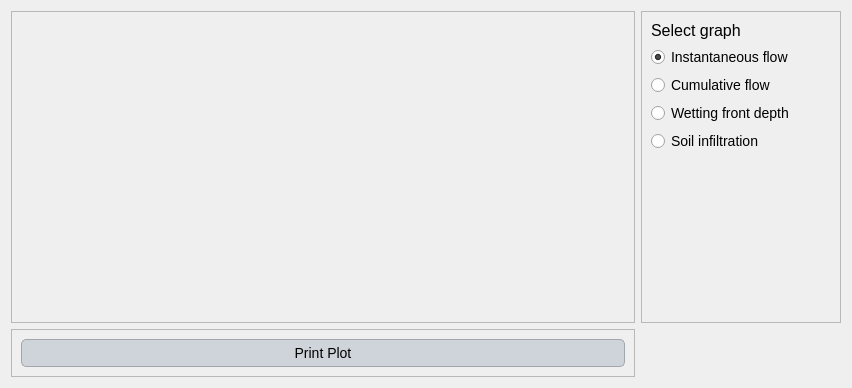
<?xml version="1.0" encoding="UTF-8"?>
<ui version="4.0">
 <class>Dialog</class>
 <widget class="QDialog" name="Dialog">
  <property name="geometry">
   <rect>
    <x>0</x>
    <y>0</y>
    <width>852</width>
    <height>388</height>
   </rect>
  </property>
  <property name="windowTitle">
   <string>Dialog</string>
  </property>
  <property name="styleSheet">
   <string notr="true">QLabel {
    font-family: 'Georgia'; /* Cambiar la fuente a Georgia */
    font-size: 16px; /* Cambiar el tamaño de la fuente */
    color: #000000; /* Color del texto (blanco) */
}

QLineEdit {
    font-family: 'Georgia'; /* Cambiar la fuente a Georgia */
    font-size: 14px; /* Cambiar el tamaño de la fuente */
    color: #000000; /* Color del texto (blanco) */
    background-color: #f0f0f0; /* Color de fondo del QLineEdit */
    border: 1px solid #000000; /* Borde blanco */
}

QComboBox {
    font-family: 'Georgia'; /* Cambiar la fuente a Georgia */
    font-size: 14px; /* Cambiar el tamaño de la fuente */
    color: #000000; /* Color del texto (blanco) */
    background-color: #cfd4da; /* Fondo oscuro del ComboBox */
}

QRadioButton {
    font-family: 'Georgia'; /* Cambiar la fuente a Georgia */
    font-size: 14px; /* Cambiar el tamaño de la fuente */
    color: #000000; /* Color del texto (blanco) */
}

QCheckBox {
    font-family: 'Georgia'; /* Cambiar la fuente a Georgia */
    font-size: 14px; /* Cambiar el tamaño de la fuente */
    color: #000000; /* Color del texto (blanco) */
}

/* Cambiar la fuente y estilo de los QPushButton */
QPushButton {
    font-family: 'Georgia'; /* Cambiar la fuente */
    font-size: 14px; /* Cambiar el tamaño de la fuente */
    color: #000000; /* Color del texto negro */
    background-color: #cfd4da; /* Fondo gris claro */
    border: 1px solid #a1a6ad; /* Borde gris medio */
    border-radius: 5px; /* Bordes redondeados */
    padding: 5px; /* Espaciado interno */
}

/* Estilo cuando el ratón pasa sobre el botón */
QPushButton:hover {
    color: #000000; /* Mantener el texto negro */
    background-color: #b7bcc3; /* Fondo gris un poco más oscuro al pasar el mouse */
}

/* Estilo cuando el botón está presionado */
QPushButton:pressed {
    background-color: #a6acb3; /* Fondo ligeramente más oscuro al presionar */
    color: #000000; /* Mantener el texto negro cuando se presiona */
}



/* Estilo general para QTableWidget y QTableView */
QTableWidget, QTableView {
    font-family: 'Georgia'; /* Cambiar la fuente a Georgia */
    font-size: 14px; /* Tamaño de la fuente */
    color: #000000; /* Color del texto negro */
    background-color: #e6e9ed; /* Fondo gris claro para la tabla */
    gridline-color: #a1a6ad; /* Color de las líneas de la tabla (gris medio) */
    selection-background-color: #b7bcc3; /* Color de fondo cuando se selecciona una celda (gris suave) */
    selection-color: #000000; /* Color del texto cuando la celda está seleccionada (negro) */
}

/* Estilo para el encabezado horizontal de la tabla */
QHeaderView::section {
    font-family: 'Georgia'; /* Cambiar la fuente a Georgia */
    font-size: 14px; /* Tamaño de la fuente */
    color: #000000; /* Color del texto negro */
    background-color: #cfd4da; /* Fondo gris claro del encabezado */
    border: 1px solid #a1a6ad; /* Borde gris medio entre las secciones */
    padding: 4px; /* Espaciado interno en el encabezado */
}

/* Estilo para las celdas de la tabla al pasar el mouse */
QTableWidget::item:hover, QTableView::item:hover {
    background-color: #b7bcc3; /* Fondo gris suave al pasar el mouse */
    color: #000000; /* Mantener el texto negro */
}

/* Estilo para las celdas cuando están seleccionadas */
QTableWidget::item:selected, QTableView::item:selected {
    background-color: #a6acb3; /* Fondo gris intermedio cuando está seleccionado */
    color: #000000; /* Texto negro cuando está seleccionado */
}

/* Ajustar el tamaño de las celdas */
QTableWidget::item, QTableView::item {
    padding: 4px; /* Espaciado interno de las celdas */
}

/* Estilo para el borde inferior de la tabla */
QTableCornerButton::section {
    background-color: #cfd4da; /* Fondo del botón de esquina */
    border: 1px solid #a1a6ad; /* Borde gris medio del botón de esquina */
}</string>
  </property>
  <layout class="QGridLayout" name="gridLayout_2">
   <item row="0" column="0">
    <widget class="QFrame" name="frame">
     <property name="frameShape">
      <enum>QFrame::StyledPanel</enum>
     </property>
     <property name="frameShadow">
      <enum>QFrame::Raised</enum>
     </property>
    </widget>
   </item>
   <item row="1" column="0">
    <widget class="QFrame" name="frame_2">
     <property name="maximumSize">
      <size>
       <width>16777215</width>
       <height>50</height>
      </size>
     </property>
     <property name="frameShape">
      <enum>QFrame::StyledPanel</enum>
     </property>
     <property name="frameShadow">
      <enum>QFrame::Raised</enum>
     </property>
     <layout class="QGridLayout" name="gridLayout">
      <item row="0" column="0">
       <layout class="QHBoxLayout" name="horizontalLayout">
        <item>
         <widget class="QPushButton" name="print_graph">
          <property name="text">
           <string>Print Plot</string>
          </property>
         </widget>
        </item>
       </layout>
      </item>
     </layout>
    </widget>
   </item>
   <item row="0" column="1">
    <widget class="QFrame" name="frame_3">
     <property name="maximumSize">
      <size>
       <width>200</width>
       <height>16777215</height>
      </size>
     </property>
     <property name="frameShape">
      <enum>QFrame::StyledPanel</enum>
     </property>
     <property name="frameShadow">
      <enum>QFrame::Raised</enum>
     </property>
     <layout class="QGridLayout" name="gridLayout_3">
      <item row="4" column="0">
       <widget class="QRadioButton" name="soil_infiltration">
        <property name="text">
         <string>Soil infiltration</string>
        </property>
       </widget>
      </item>
      <item row="2" column="0">
       <widget class="QRadioButton" name="cumulative">
        <property name="text">
         <string>Cumulative flow</string>
        </property>
        <property name="checked">
         <bool>false</bool>
        </property>
       </widget>
      </item>
      <item row="0" column="0">
       <widget class="QLabel" name="label">
        <property name="text">
         <string>Select graph</string>
        </property>
       </widget>
      </item>
      <item row="3" column="0">
       <widget class="QRadioButton" name="wetting">
        <property name="text">
         <string>Wetting front depth</string>
        </property>
       </widget>
      </item>
      <item row="1" column="0">
       <widget class="QRadioButton" name="instantaneous">
        <property name="text">
         <string>Instantaneous flow</string>
        </property>
        <property name="checked">
         <bool>true</bool>
        </property>
       </widget>
      </item>
      <item row="5" column="0">
       <spacer name="verticalSpacer">
        <property name="orientation">
         <enum>Qt::Vertical</enum>
        </property>
        <property name="sizeHint" stdset="0">
         <size>
          <width>20</width>
          <height>40</height>
         </size>
        </property>
       </spacer>
      </item>
     </layout>
    </widget>
   </item>
  </layout>
 </widget>
 <resources/>
 <connections/>
</ui>
